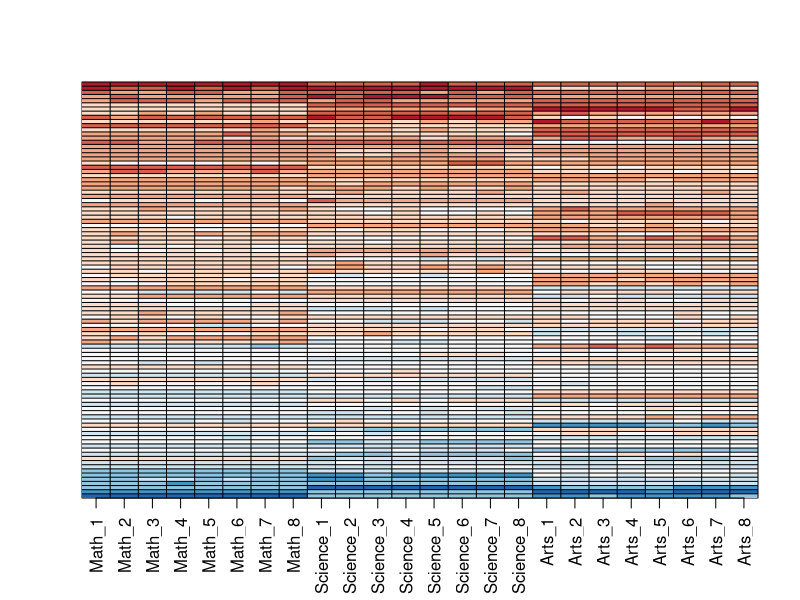
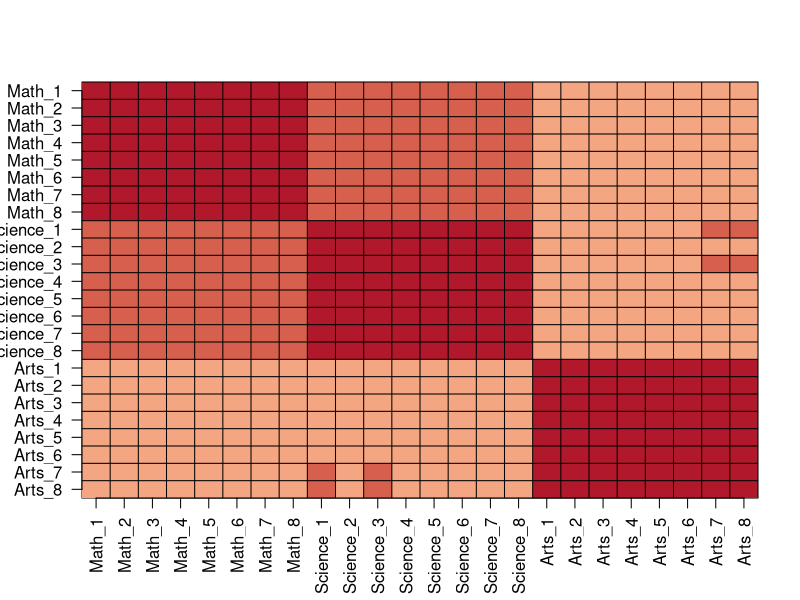
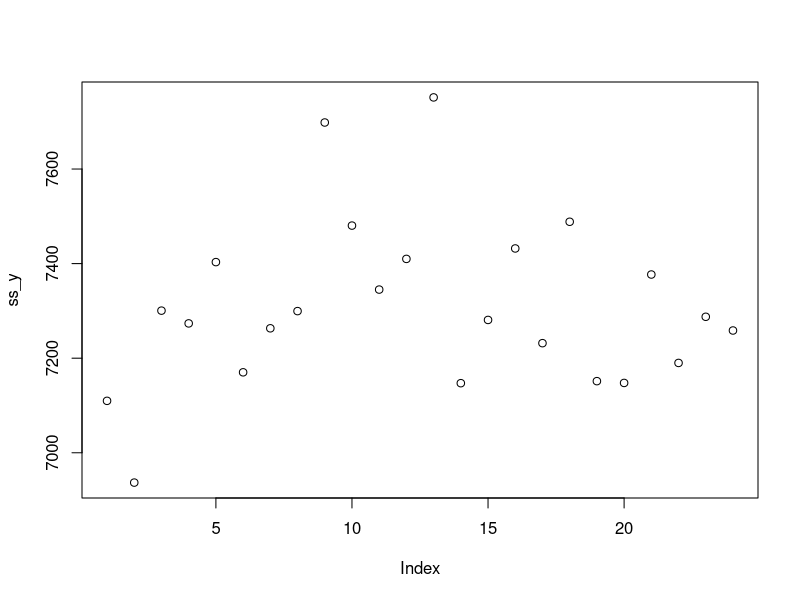
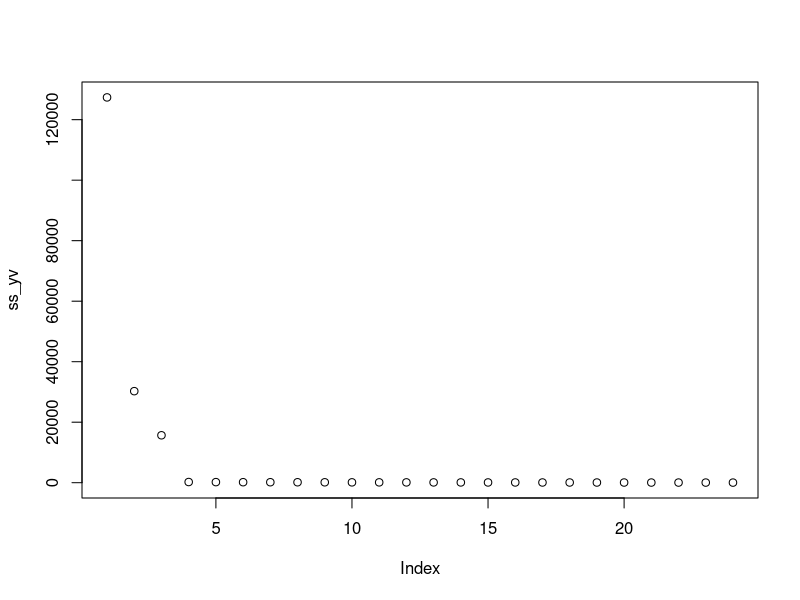
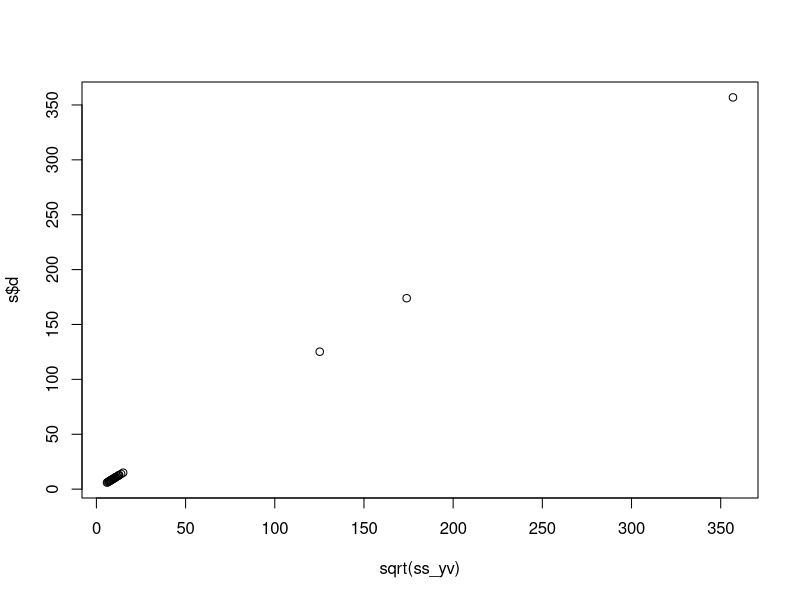
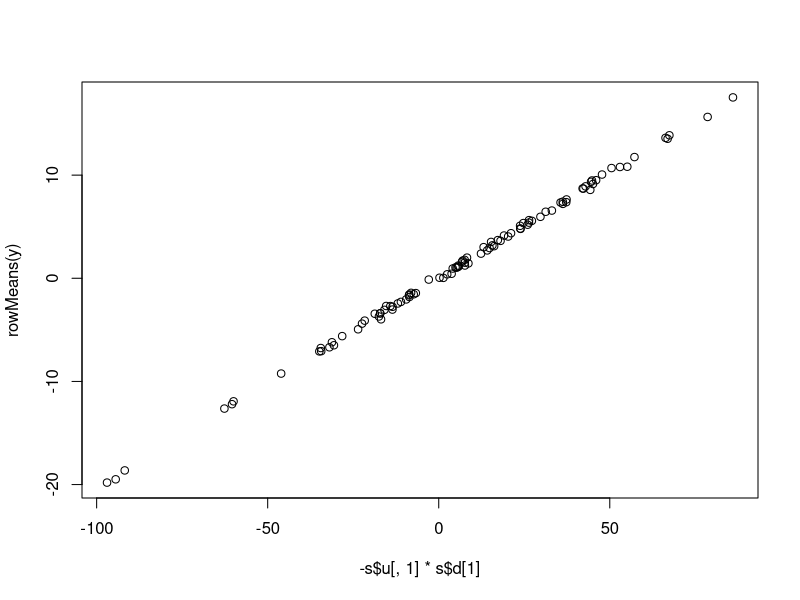
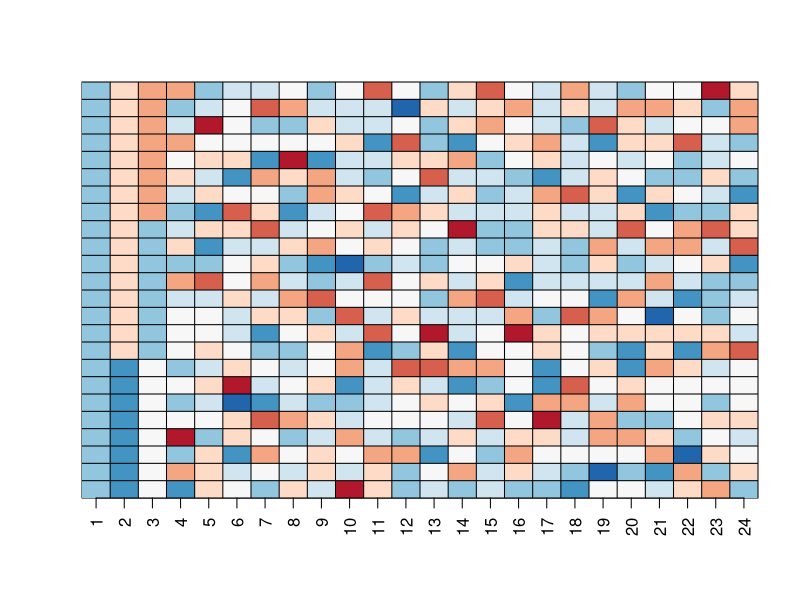

Here is the R script that generated these plots, in order:
#8.machine learning - 6.3 Matrix factorization comp check

# In this exercise, we will see one of the ways that this decomposition can be useful.
# To do this, we will construct a dataset that represents grade scores for 100 students
# in 24 different subjects. The overall average has been removed so this data represents
# the percentage point each student received above or below the average test score. 
# So a 0 represents an average grade (C), a 25 is a high grade (A+), and a -25 represents
# a low grade (F). You can simulate the data like this:
set.seed(1987)
n <- 100
k <- 8
Sigma <- 64  * matrix(c(1, .75, .5, .75, 1, .5, .5, .5, 1), 3, 3) 
m <- MASS::mvrnorm(n, rep(0, 3), Sigma)
m <- m[order(rowMeans(m), decreasing = TRUE),]
y <- m %x% matrix(rep(1, k), nrow = 1) + matrix(rnorm(matrix(n*k*3)), n, k*3)
colnames(y) <- c(paste(rep("Math",k), 1:k, sep="_"),
                 paste(rep("Science",k), 1:k, sep="_"),
                 paste(rep("Arts",k), 1:k, sep="_"))

# Our goal is to describe the student performances as succinctly as possible. For
# example, we want to know if these test results are all just a random independent
# numbers. Are all students just about as good? Does being good in one subject  
# imply you will be good in another? How does the SVD help with all this? We will
# go step by step to show that with just three relatively small pairs of vectors 
# we can explain much of the variability in this  dataset. 

#Q1 visualize the 24 test score for the 100 students by plotting an image:
my_image <- function(x, zlim = range(x), ...){
  colors = rev(RColorBrewer::brewer.pal(9, "RdBu"))
  cols <- 1:ncol(x)
  rows <- 1:nrow(x)
  image(cols, rows, t(x[rev(rows),,drop=FALSE]), xaxt = "n", yaxt = "n",
        xlab="", ylab="",  col = colors, zlim = zlim, ...)
  abline(h=rows + 0.5, v = cols + 0.5)
  axis(side = 1, cols, colnames(x), las = 2)
}

my_image(y)
#the students who test well are at the top of the image and there seems to be three groupings by subject

#Q2 You can examine the correlation between the test scores directly like this: 
my_image(cor(y), zlim = c(-1,1))
range(cor(y))
axis(side = 2, 1:ncol(y), rev(colnames(y)), las = 2)
#there is correlation amoung all tests, but higher if the tests are in science and math and even higher within each subject

#Q3 Use svd() to compute the SVD of y.  This function will return U, V, and diagonal entries of D.
s <- svd(y)
names(s)

#check that SVD is working:
y_svd <- s$u %*% diag(s$d) %*% t(s$v)
max(abs(y-y_svd))

#Compute the sum of squares of the columns of Y and store them in ss_y. Then compute
# the sum of squares of columns of the transformed YV and store them in ss_yv. Confirm
# that sum(ss_y) is equal to sum(ss_yv).

y_sq <- y*y
ss_y <-colSums(y_sq)
sum(ss_y)


y_svd_sq <- (y%*%s$v)*(y%*%s$v)
ss_yv <- colSums(y_svd_sq)
sum(ss_yv)


#Q4 We see that the total sum of squares is preserved. This is because  is orthogonal.
# Now to start understanding how  is useful, plot ss_y against the column number 
# and then do the same for ss_yv.
plot(ss_y)
plot(ss_yv)

#Q5 Now notice that we didn't have to compute ss_yv because we already have the answer.
#How? Remember that  and because  is orthogonal, we know that the sum of squares 
#of the columns of  are the diagonal entries of  squared. Confirm this by plotting 
#the square root of ss_yv versus the diagonal entries of D.
plot(sqrt(ss_yv),s$d)

#Q6 from the above we know that the sum of squares of the columns of Y (the total
# sum of squares) adds up to the sum of s$d^2 and that the transformation YV gives 
# us columns with sums of squares equal to s$d^2. Now compute the percent of the 
# total variability that is explained by just the first three columns of YV .
sum(s$d[1:3]^2)/sum(s$d^2)

#now we know we can explain almost all of the variability with just 3 columns of data

#Q7 compute UD without constructing diag(s$d) or using matrix mutiplication
identical(s$u %*% diag(s$d), sweep(s$u, 2, s$d, FUN = "*"))

#Q8 We know thatthe first column of UD has the most variability of all the columns
# of UD. Earlier we looked at an image of  using my_image(y), in which we saw that
# the student to student variability is quite large and that students that are good
# in one subject tend to be good in all. This implies that the average (across all 
#subjects) for each student should explain a lot of the variability. Compute the 
# average score for each student, plot it against U1D1 , and describe what you find.

plot(-s$u[,1]*s$d[1], rowMeans(y))

#Q9 Make an image plot of V  and describe the first column relative to others and 
# how this relates to taking an average.
my_image(s$v)
#the first column is close to being a constant, which implies that the first column
#of YV is the sum of the rows of Y multiplied by some constant, and is thus proportional to an average.

